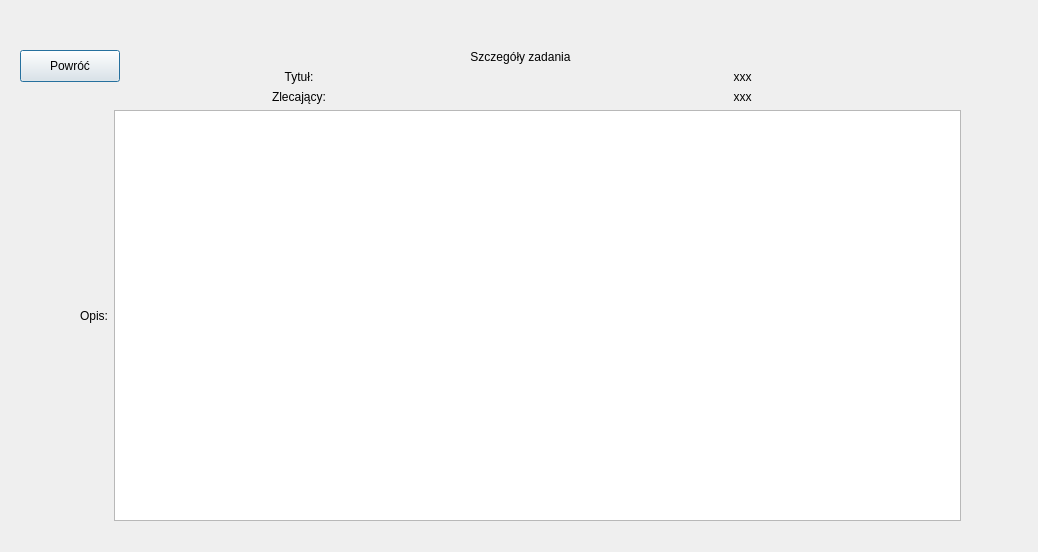
<?xml version="1.0" encoding="UTF-8"?>
<ui version="4.0">
 <class>TaskDetails</class>
 <widget class="QDialog" name="TaskDetails">
  <property name="geometry">
   <rect>
    <x>0</x>
    <y>0</y>
    <width>1038</width>
    <height>552</height>
   </rect>
  </property>
  <property name="windowTitle">
   <string>Dialog</string>
  </property>
  <widget class="QPushButton" name="pushButton_comeback">
   <property name="geometry">
    <rect>
     <x>20</x>
     <y>50</y>
     <width>100</width>
     <height>32</height>
    </rect>
   </property>
   <property name="text">
    <string>Powróć</string>
   </property>
  </widget>
  <widget class="QWidget" name="">
   <property name="geometry">
    <rect>
     <x>80</x>
     <y>50</y>
     <width>881</width>
     <height>471</height>
    </rect>
   </property>
   <layout class="QVBoxLayout" name="verticalLayout">
    <item>
     <widget class="QLabel" name="label">
      <property name="text">
       <string>Szczegóły zadania</string>
      </property>
      <property name="alignment">
       <set>Qt::AlignCenter</set>
      </property>
     </widget>
    </item>
    <item>
     <layout class="QHBoxLayout" name="horizontalLayout">
      <item>
       <widget class="QLabel" name="label_2">
        <property name="text">
         <string>Tytuł:</string>
        </property>
        <property name="alignment">
         <set>Qt::AlignCenter</set>
        </property>
       </widget>
      </item>
      <item>
       <widget class="QLabel" name="label_title">
        <property name="text">
         <string>xxx</string>
        </property>
        <property name="alignment">
         <set>Qt::AlignCenter</set>
        </property>
       </widget>
      </item>
     </layout>
    </item>
    <item>
     <layout class="QHBoxLayout" name="horizontalLayout_5">
      <item>
       <widget class="QLabel" name="label_6">
        <property name="text">
         <string>Zlecający:</string>
        </property>
        <property name="alignment">
         <set>Qt::AlignCenter</set>
        </property>
       </widget>
      </item>
      <item>
       <widget class="QLabel" name="label_boss">
        <property name="text">
         <string>xxx</string>
        </property>
        <property name="alignment">
         <set>Qt::AlignCenter</set>
        </property>
       </widget>
      </item>
     </layout>
    </item>
    <item>
     <layout class="QHBoxLayout" name="horizontalLayout_4">
      <item>
       <widget class="QLabel" name="label_5">
        <property name="text">
         <string>Opis:</string>
        </property>
       </widget>
      </item>
      <item>
       <widget class="QTextBrowser" name="textBrowser_description"/>
      </item>
     </layout>
    </item>
   </layout>
  </widget>
 </widget>
 <resources/>
 <connections/>
</ui>
